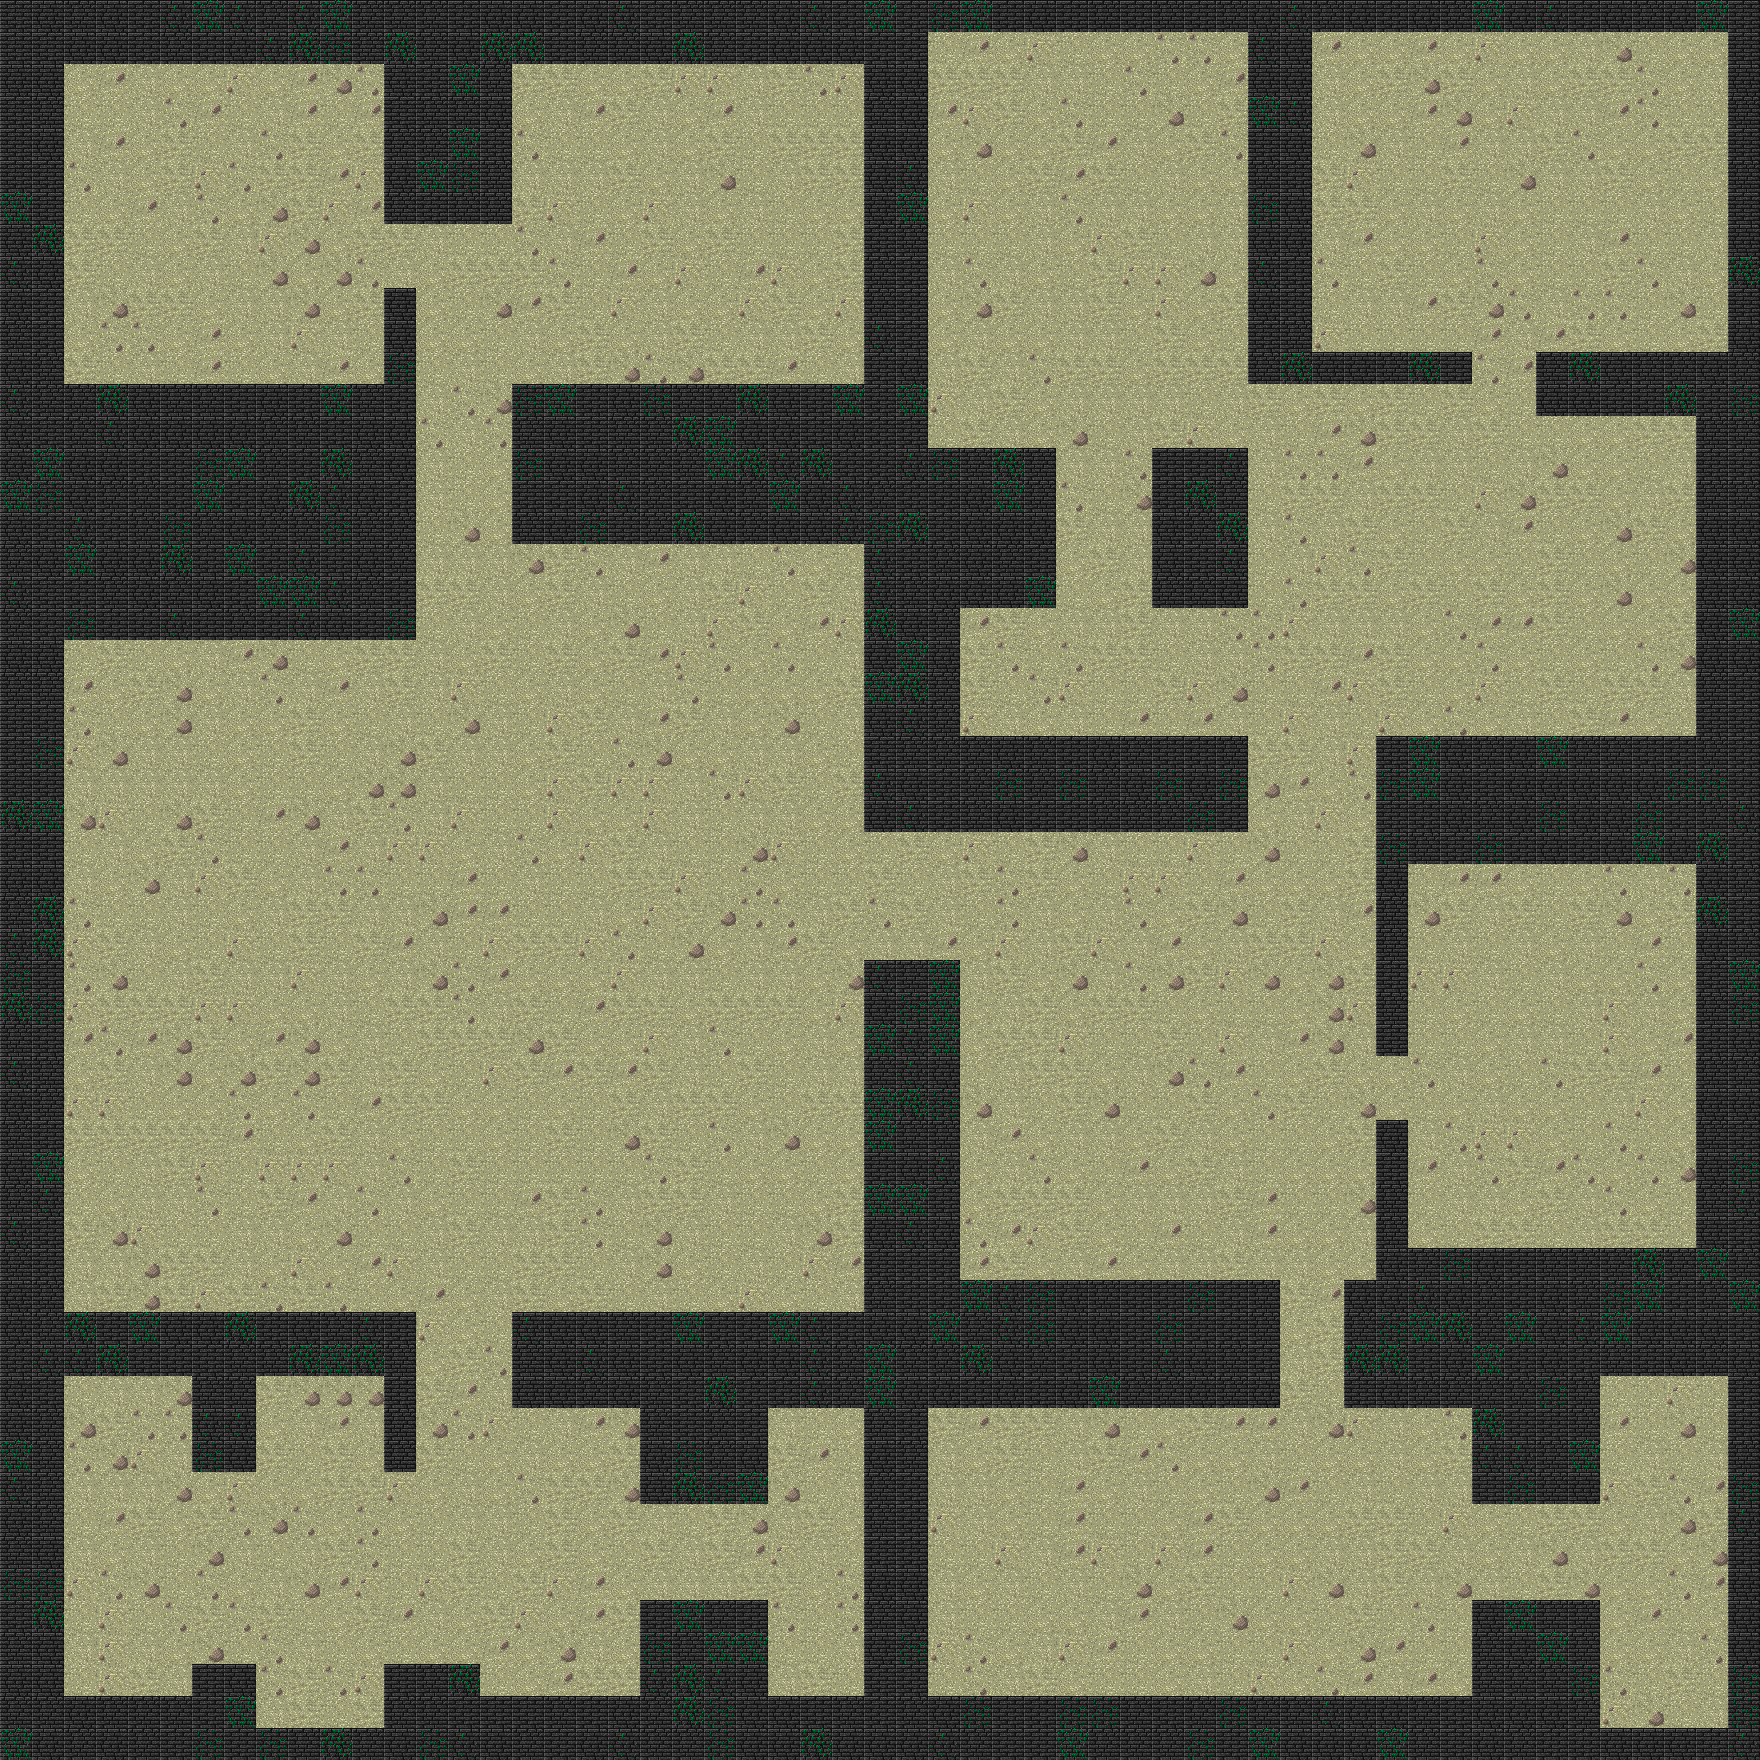

Rendered tile map (Tiled .tmx) drawn with the repository's tilesets; below, a short description and the map source with its tile grids summarised:
An orthogonal 55x55 tile map with 32x32 px tiles, 2 tile layers (Ground, Walls) and 220 objects (77x Decoration, 64x NormalMobs, 38x PassiveMobs, 29x Chest, 7x EliteMobs, ...).

<map version="1.10" orientation="orthogonal" width="55" height="55" tilewidth="32" tileheight="32">
<tileset firstgid="1" name="Tileset" tilewidth="32" tileheight="32" spacing="0" margin="0">
<image source="Tileset.png" width="2048" height="1536" />
</tileset>
<layer name="Ground" width="55" height="55" visible="1">
<data>[3025 cells, 2015 non-empty, 8 distinct tile ids]</data>
</layer>
<layer name="Walls" width="55" height="55" visible="1">
<data>[3025 cells, 1010 non-empty, 7 distinct tile ids]</data>
</layer>
<objectgroup name="NormalMobs" width="55" height="55">
<object height="32" width="32" y="1504" x="96" gid="177" name="NormalMobs" />
<object height="32" width="32" y="1408" x="160" gid="178" name="NormalMobs" />
<object height="32" width="32" y="1408" x="256" gid="179" name="NormalMobs" />
<object height="32" width="32" y="1440" x="288" gid="174" name="NormalMobs" />
<object height="32" width="32" y="1568" x="544" gid="177" name="NormalMobs" />
<object height="32" width="32" y="1568" x="576" gid="181" name="NormalMobs" />
<object height="32" width="32" y="704" x="384" gid="181" name="NormalMobs" />
<object height="32" width="32" y="1248" x="192" gid="179" name="NormalMobs" />
<object height="32" width="32" y="1088" x="352" gid="177" name="NormalMobs" />
<object height="32" width="32" y="1312" x="224" gid="181" name="NormalMobs" />
<object height="32" width="32" y="1184" x="352" gid="177" name="NormalMobs" />
<object height="32" width="32" y="768" x="608" gid="180" name="NormalMobs" />
<object height="32" width="32" y="576" x="608" gid="179" name="NormalMobs" />
<object height="32" width="32" y="992" x="800" gid="176" name="NormalMobs" />
<object height="32" width="32" y="896" x="576" gid="179" name="NormalMobs" />
<object height="32" width="32" y="928" x="640" gid="179" name="NormalMobs" />
<object height="32" width="32" y="608" x="512" gid="176" name="NormalMobs" />
<object height="32" width="32" y="768" x="576" gid="174" name="NormalMobs" />
<object height="32" width="32" y="128" x="96" gid="175" name="NormalMobs" />
<object height="32" width="32" y="128" x="256" gid="175" name="NormalMobs" />
<object height="32" width="32" y="352" x="128" gid="177" name="NormalMobs" />
<object height="32" width="32" y="192" x="96" gid="181" name="NormalMobs" />
<object height="32" width="32" y="160" x="96" gid="180" name="NormalMobs" />
<object height="32" width="32" y="224" x="192" gid="179" name="NormalMobs" />
<object height="32" width="32" y="320" x="224" gid="175" name="NormalMobs" />
<object height="32" width="32" y="224" x="736" gid="179" name="NormalMobs" />
<object height="32" width="32" y="160" x="672" gid="176" name="NormalMobs" />
<object height="32" width="32" y="96" x="736" gid="174" name="NormalMobs" />
<object height="32" width="32" y="192" x="704" gid="176" name="NormalMobs" />
<object height="32" width="32" y="384" x="672" gid="176" name="NormalMobs" />
<object height="32" width="32" y="352" x="736" gid="175" name="NormalMobs" />
<object height="32" width="32" y="1696" x="1120" gid="179" name="NormalMobs" />
<object height="32" width="32" y="1504" x="1440" gid="174" name="NormalMobs" />
<object height="32" width="32" y="1472" x="1344" gid="176" name="NormalMobs" />
<object height="32" width="32" y="1440" x="1120" gid="176" name="NormalMobs" />
<object height="32" width="32" y="1504" x="1408" gid="174" name="NormalMobs" />
<object height="32" width="32" y="1504" x="992" gid="179" name="NormalMobs" />
<object height="32" width="32" y="1536" x="1152" gid="174" name="NormalMobs" />
<object height="32" width="32" y="1696" x="1216" gid="174" name="NormalMobs" />
<object height="32" width="32" y="1568" x="992" gid="179" name="NormalMobs" />
<object height="32" width="32" y="1632" x="1600" gid="180" name="NormalMobs" />
<object height="32" width="32" y="1504" x="1600" gid="176" name="NormalMobs" />
<object height="32" width="32" y="1056" x="1120" gid="179" name="NormalMobs" />
<object height="32" width="32" y="928" x="1184" gid="176" name="NormalMobs" />
<object height="32" width="32" y="1120" x="1248" gid="177" name="NormalMobs" />
<object height="32" width="32" y="896" x="1408" gid="174" name="NormalMobs" />
<object height="32" width="32" y="960" x="1536" gid="175" name="NormalMobs" />
<object height="32" width="32" y="1184" x="1472" gid="175" name="NormalMobs" />
<object height="32" width="32" y="64" x="992" gid="179" name="NormalMobs" />
<object height="32" width="32" y="256" x="1088" gid="174" name="NormalMobs" />
<object height="32" width="32" y="288" x="1120" gid="174" name="NormalMobs" />
<object height="32" width="32" y="224" x="1184" gid="179" name="NormalMobs" />
<object height="32" width="32" y="320" x="1024" gid="179" name="NormalMobs" />
<object height="32" width="32" y="544" x="1504" gid="177" name="NormalMobs" />
<object height="32" width="32" y="480" x="1440" gid="178" name="NormalMobs" />
<object height="32" width="32" y="96" x="1664" gid="174" name="NormalMobs" />
<object height="32" width="32" y="96" x="1472" gid="178" name="NormalMobs" />
<object height="32" width="32" y="96" x="1344" gid="180" name="NormalMobs" />
<object height="32" width="32" y="160" x="1664" gid="174" name="NormalMobs" />
<object height="32" width="32" y="224" x="1408" gid="176" name="NormalMobs" />
<object height="32" width="32" y="256" x="1376" gid="180" name="NormalMobs" />
<object height="32" width="32" y="96" x="1408" gid="174" name="NormalMobs" />
<object height="32" width="32" y="352" x="1376" gid="174" name="NormalMobs" />
<object height="32" width="32" y="160" x="1344" gid="181" name="NormalMobs" />
</objectgroup>
<objectgroup name="EliteMobs" width="55" height="55">
<object height="32" width="32" y="160" x="352" gid="378" name="EliteMobs" />
<object height="32" width="32" y="352" x="288" gid="383" name="EliteMobs" />
<object height="32" width="32" y="1056" x="1600" gid="377" name="EliteMobs" />
<object height="32" width="32" y="1024" x="1504" gid="377" name="EliteMobs" />
<object height="32" width="32" y="128" x="1568" gid="380" name="EliteMobs" />
<object height="32" width="32" y="128" x="1504" gid="382" name="EliteMobs" />
<object height="32" width="32" y="64" x="1568" gid="379" name="EliteMobs" />
</objectgroup>
<objectgroup name="BossMobs" width="55" height="55">
<object height="32" width="32" y="992" x="192" gid="129" name="BossMobs" />
<object height="32" width="32" y="1088" x="1088" gid="320" name="BossMobs" />
<object height="32" width="32" y="672" x="1056" gid="320" name="BossMobs" />
<object height="32" width="32" y="576" x="1504" gid="320" name="BossMobs" />
</objectgroup>
<objectgroup name="PassiveMobs" width="55" height="55">
<object height="32" width="32" y="1632" x="128" gid="228" name="PassiveMobs" />
<object height="32" width="32" y="1536" x="128" gid="228" name="PassiveMobs" />
<object height="32" width="32" y="1568" x="288" gid="242" name="PassiveMobs" />
<object height="32" width="32" y="1600" x="352" gid="293" name="PassiveMobs" />
<object height="32" width="32" y="1696" x="480" gid="295" name="PassiveMobs" />
<object height="32" width="32" y="1568" x="480" gid="307" name="PassiveMobs" />
<object height="32" width="32" y="928" x="704" gid="307" name="PassiveMobs" />
<object height="32" width="32" y="736" x="640" gid="293" name="PassiveMobs" />
<object height="32" width="32" y="1152" x="672" gid="295" name="PassiveMobs" />
<object height="32" width="32" y="1248" x="672" gid="242" name="PassiveMobs" />
<object height="32" width="32" y="1088" x="704" gid="295" name="PassiveMobs" />
</objectgroup>
<objectgroup name="Decorations" width="55" height="55">
<!-- 107 objects omitted --></objectgroup>
<objectgroup name="Chests" width="55" height="55">
<!-- 30 objects omitted --></objectgroup>
<objectgroup name="UtilsObjects" width="55" height="55">
<!-- 1 objects omitted --></objectgroup>
</map>
<!-- 134 of 220 objects omitted -->
